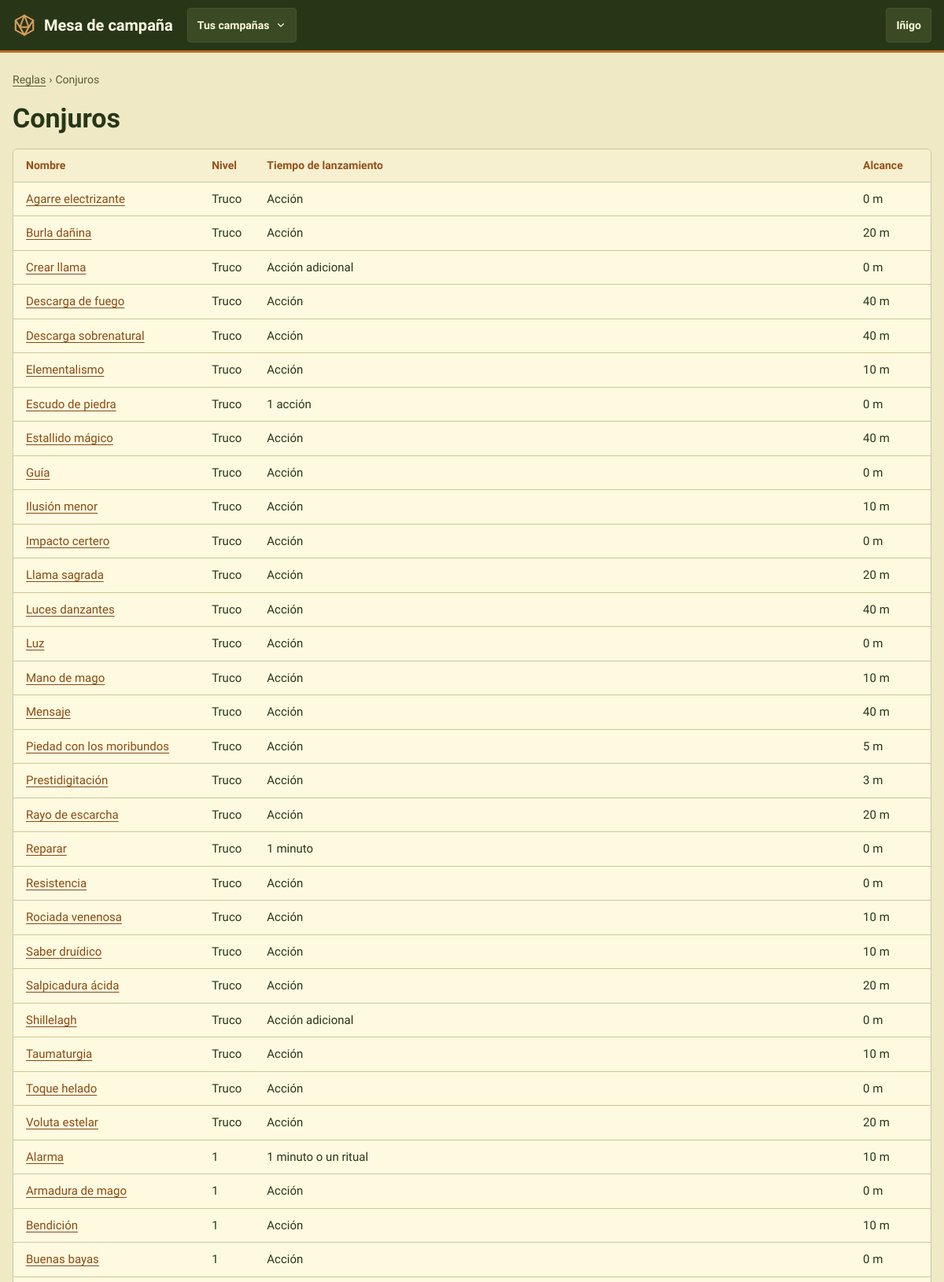
The page /reglas/conjuros/ (signed in, upper part) on the database its author committed.
### CampaignManager/models.py (models this page shows, shortened)
class User(AbstractUser):
    pass

class Spell(models.Model):
    name = models.CharField(max_length=100)
    level = models.IntegerField(default=0, help_text="0 = cantrip (truco)")
    casting_time = models.CharField(max_length=200)
    range = models.IntegerField(null=True, blank=True, help_text="In meters. Empty if not a distance (Vista, Ilimitado, Especial)")
    duration = models.CharField(max_length=50)
    description = models.TextField(blank=True)
    components = models.ManyToManyField("Component", blank=True)
    attacks = models.ManyToManyField("Attack", blank=True)
    effects = models.ManyToManyField("Effect", blank=True)

### CampaignManager/views.py (the view)
# urls.py: path("reglas/conjuros/", views.SpellListView.as_view(), name="spell_list"),
class SpellListView(LoginRequiredMixin, ListView):
    queryset = Spell.objects.order_by("level", "name")
    context_object_name = "spells"
    template_name = "spell_list.html"

### CampaignManager/context_processors.py (called while the page is built, shortened)
def campaign_nav(request):
    user = getattr(request, "user", None)
    if user is None or not user.is_authenticated:
        return {}
    campaigns = list(user_campaigns(user).prefetch_related("masters"))
    match = getattr(request, "resolver_match", None)
    campaign_id = match.kwargs.get("campaign_id") if match else None
    current = next((c for c in campaigns if c.pk == campaign_id), None)
    context = {"nav_campaigns": [
        {"campaign": c, "is_master": user in c.masters.all(), "status": _(STATUS_TEXT[c.status])} for c in campaigns
    ]}
    if current is None:
        return context

### CampaignManager/permissions.py (called while the page is built)
def user_campaigns(user):
    if not user.is_authenticated:
        return Campaign.objects.none()
    return Campaign.objects.filter(Q(masters=user) | Q(players=user)).distinct()

### CampaignManager/templatetags/mesa.py (called while the page is built)
@register.simple_tag
def asset(path):
    url = static(path)
    found = finders.find(path)
    return f"{url}?v={int(os.path.getmtime(found))}" if found else url

### CampaignManager/templates/spell_list.html (shortened to what this page needs)
{% extends "base.html" %}
{% load i18n %}
{% block content %}
<section class="pila" aria-labelledby="h-reglas">
    <nav class="migas" aria-label="{% translate 'Ruta' %}"><a href="{% url 'index' %}">{% translate "Reglas" %}</a> <span aria-hidden="true">›</span> <span>{% translate "Conjuros" %}</span></nav>
    <h1 id="h-reglas">{% translate "Conjuros" %}</h1>
    <div class="tarjeta sin-relleno tabla-marco">
        <table class="tabla">
            <thead><tr><th>{% translate "Nombre" %}</th><th>{% translate "Nivel" %}</th><th>{% translate "Tiempo de lanzamiento" %}</th><th>{% translate "Alcance" %}</th></tr></thead>
            <tbody>
                {% for spell in spells %}<tr><td><a href="{% url 'spell_detail' spell.pk %}">{{ spell.name }}</a></td><td>{% if spell.level == 0 %}{% translate "Truco" %}{% else %}{{ spell.level }}{% endif %}</td><td>{{ spell.casting_time }}</td><td>{% if spell.range is None %}—{% else %}{{ spell.range }} m{% endif %}</td></tr>
                {% empty %}<tr><td colspan="4" class="atenuado">{% translate "Todavía no hay conjuros." %}</td></tr>{% endfor %}
            </tbody>
        </table>
    </div>
</section>
{% endblock %}

### CampaignManager/templates/base.html (shortened to what this page needs)
{% load static i18n mesa %}<!DOCTYPE html>
{% get_current_language as LANGUAGE_CODE %}
<html lang="{{ LANGUAGE_CODE }}">
<head>
    <link rel="stylesheet" href="{% asset 'css/mesa.css' %}">
</head>
<body>
<header class="cabecera">
    <div class="cabecera-inner">
        <a class="marca" href="{% url 'start' %}">
            <svg width="30" height="30" viewBox="0 0 24 24" fill="none" stroke="#DDA15E" stroke-width="1.6" stroke-linejoin="round" aria-hidden="true"><path d="M12 2 21 7v10l-9 5-9-5V7z"></path><path d="M12 2 7.5 14h9z"></path><path d="M3 7l4.5 7M21 7l-4.5 7M7.5 14 12 22l4.5-8"></path></svg>
            <span>Mesa de campaña</span>
        </a>
        {% if user.is_authenticated and nav_campaigns %}
        <details class="desplegable">
            <summary aria-label="{% translate 'Cambiar de campaña' %}">{% if nav_campaign %}{{ nav_campaign.name }}{% else %}{% translate "Tus campañas" %}{% endif %}
                <svg width="14" height="14" viewBox="0 0 24 24" fill="none" stroke="currentColor" stroke-width="2" stroke-linecap="round" aria-hidden="true"><path d="M6 9l6 6 6-6"></path></svg></summary>
        </details>
        {% endif %}
        {% if user.is_authenticated %}
        <details class="desplegable">
            <summary>{{ user.get_short_name|default:user.username }}</summary>
        </details>
        {% endif %}
    </div>
</header>
<main id="principal" class="contenido">
    {% block content %}{% endblock %}
</main>
                    {% get_available_languages as LANGUAGES %}
</body>
</html>

### CampaignManager/static/css/mesa.css (style rules this page uses)
:root { --bg:#EFE9C6; --surface:#FEFAE0; --surface2:#F6F0D0; --line:#CFC696; --text:#283618; --text2:#3E4A26; --muted:#565D33; --accent:#606C38; --on-accent:#FEFAE0; --link:#8A4A12; --label:#94501A; --copper:#BC6C25; --ochre:#DDA15E; --accent-soft:#E8E6C2; --accent-soft-text:#3A4520; --hp:#A3561C; --ap:#606C38; --magic:#6A4A62; --track:#E2DAB0; --ok-bg:#E2E6C0; --ok-text:#3E4A1E; --warn-bg:#F6E2BC; --warn-text:#6E4410; --danger-bg:#F2D6C0; --danger-text:#8A3A10; --neutral-bg:#ECE6C4; --neutral-text:#3E4A26; --secret-bg:#E9E0DC; --secret-text:#5C3F54; --info-bg:#DDE3CF; --info-text:#33482E; --teal-bg:#D9E3CC; --teal-text:#2F5233; --r-card:6px; --r-ctl:4px; --font:'Cardo', Georgia, serif; --tap:44px; }
*,*::before,*::after { box-sizing:border-box }
html { -webkit-text-size-adjust:100% }
body { margin:0;background:var(--bg);color:var(--text);font-family:var(--font);font-size:16px;line-height:1.5 }
a { color:var(--link);text-underline-offset:3px }
h1,h2,h3,h4 { font-family:var(--font);font-weight:700;line-height:1.2;margin:0 }
h1 { font-size:34px }
::placeholder { color:var(--muted);opacity:1 }
.cabecera { background:#283618;color:#FEFAE0;border-bottom:3px solid #BC6C25 }
.cabecera a { color:#FEFAE0 }
.cabecera-inner { max-width:1240px;margin:0 auto;padding:0 16px;display:flex;flex-wrap:wrap;align-items:center;gap:6px 18px;min-height:64px }
.marca { display:flex;align-items:center;gap:10px;font-weight:700;font-size:20px;text-decoration:none;min-height:var(--tap) }
.marca svg { flex:none }
.desplegable { position:relative }
.desplegable>summary { list-style:none;min-height:var(--tap);padding:0 12px;border-radius:var(--r-ctl);border:1px solid #46552C;background:#3A4A24;display:flex;align-items:center;gap:8px;font-size:14px;font-weight:700;cursor:pointer }
.contenido { max-width:1240px;margin:0 auto;padding:24px 16px 64px }
.pila { display:flex;flex-direction:column;gap:18px }
.tarjeta { background:var(--surface);border:1px solid var(--line);border-radius:var(--r-card);padding:18px 20px;display:flex;flex-direction:column;gap:10px }
.tarjeta.sin-relleno { padding:0;overflow:hidden;gap:0 }
.tabla-marco { overflow-x:auto }
.tabla { width:100%;border-collapse:collapse;font-size:15px }
.tabla th,.tabla td { text-align:left;padding:10px 16px;border-bottom:1px solid var(--line);vertical-align:top }
.tabla th { background:var(--surface2);color:var(--label);font-size:14px }
.migas { display:flex;flex-wrap:wrap;align-items:center;gap:4px;font-size:14px;color:var(--muted) }
.migas a { color:var(--muted) }

### rows shown on the page
User: get_short_name "Iñigo"
Spell: name "Agarre electrizante", casting_time "Acción", range "0"
Spell: name "Burla dañina", casting_time "Acción", range "20"
Spell: name "Crear llama", casting_time "Acción adicional", range "0"
Spell: name "Descarga de fuego", casting_time "Acción", range "40"
Spell: name "Descarga sobrenatural", casting_time "Acción", range "40"
Spell: name "Elementalismo", casting_time "Acción", range "10"
Spell: name "Escudo de piedra", casting_time "1 acción", range "0"
Spell: name "Estallido mágico", casting_time "Acción", range "40"
Spell: name "Guía", casting_time "Acción", range "0"
Spell: name "Ilusión menor", casting_time "Acción", range "10"
Spell: name "Impacto certero", casting_time "Acción", range "0"
Spell: name "Llama sagrada", casting_time "Acción", range "20"
Spell: name "Luces danzantes", casting_time "Acción", range "40"
Spell: name "Luz", casting_time "Acción", range "0"
Spell: name "Mano de mago", casting_time "Acción", range "10"
Spell: name "Mensaje", casting_time "Acción", range "40"
Spell: name "Piedad con los moribundos", casting_time "Acción", range "5"
Spell: name "Prestidigitación", casting_time "Acción", range "3"
Spell: name "Rayo de escarcha", casting_time "Acción", range "20"
Spell: name "Reparar", casting_time "1 minuto", range "0"
Spell: name "Resistencia", casting_time "Acción", range "0"
Spell: name "Rociada venenosa", casting_time "Acción", range "10"
Spell: name "Saber druídico", casting_time "Acción", range "10"
Spell: name "Salpicadura ácida", casting_time "Acción", range "20"
Spell: name "Shillelagh", casting_time "Acción adicional", range "0"
Spell: name "Taumaturgia", casting_time "Acción", range "10"
Spell: name "Toque helado", casting_time "Acción", range "0"
Spell: name "Voluta estelar", casting_time "Acción", range "20"
Spell: name "Alarma", level "1", casting_time "1 minuto o un ritual", range "10"
Spell: name "Armadura de mago", level "1", casting_time "Acción", range "0"
Spell: name "Bendición", level "1", casting_time "Acción", range "10"
Spell: name "Buenas bayas", level "1", casting_time "Acción", range "0"
